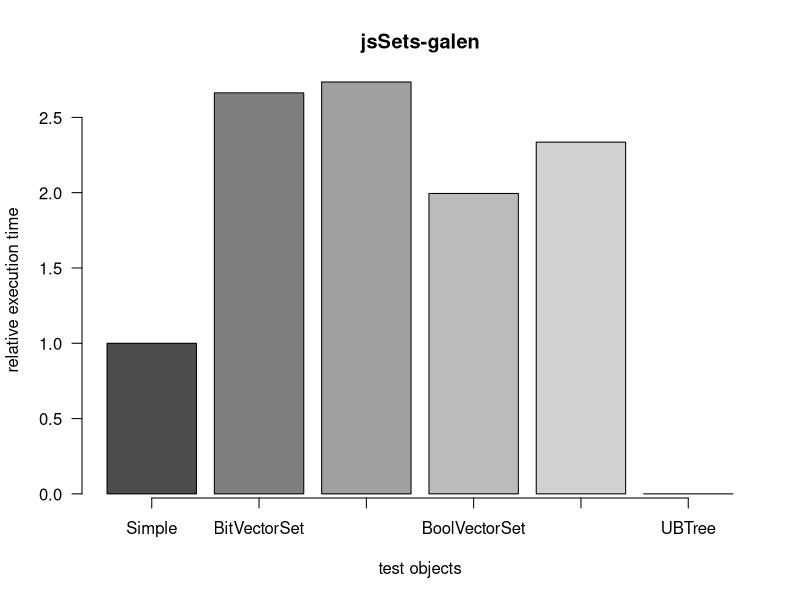
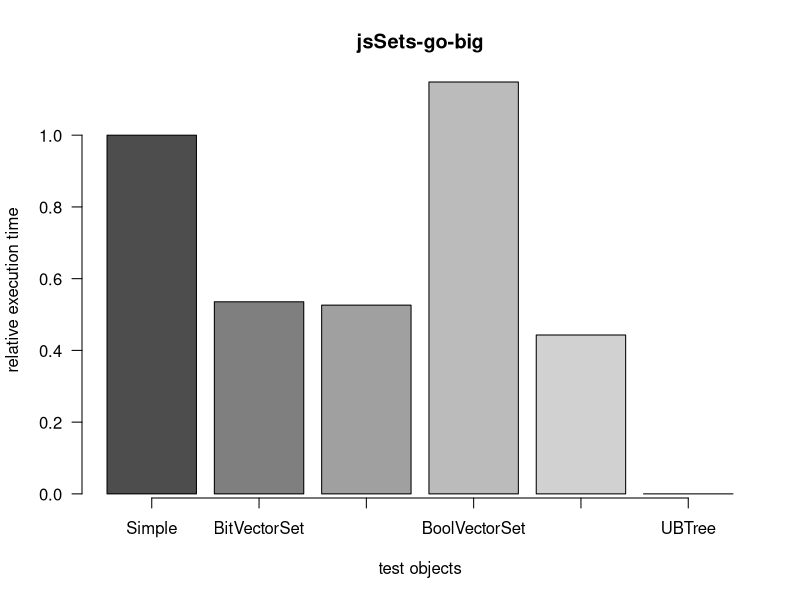
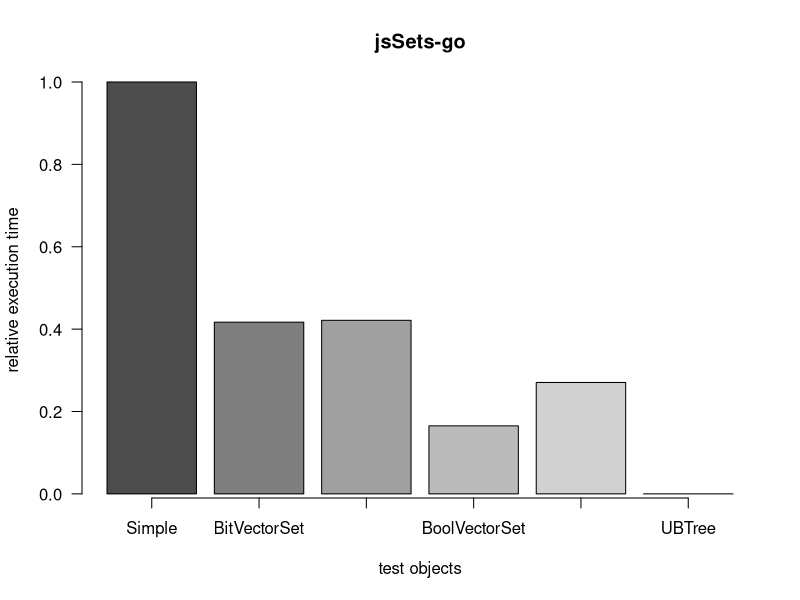
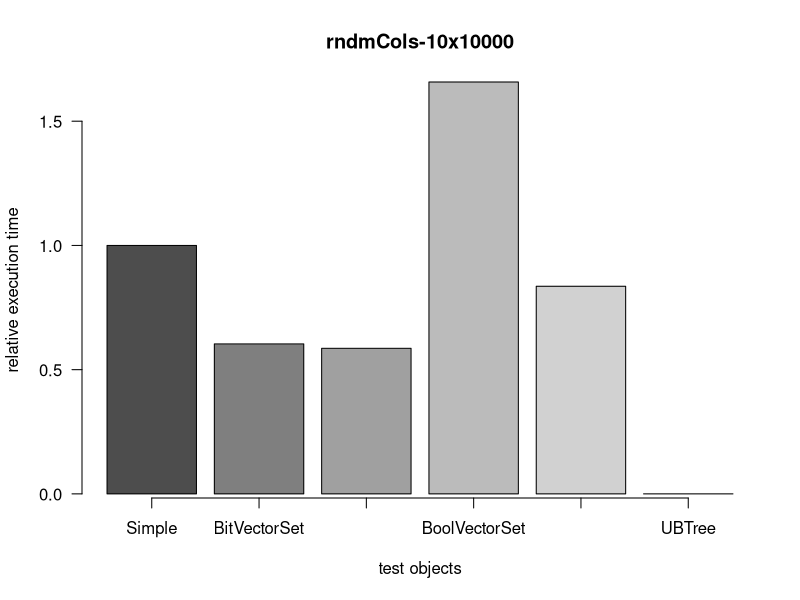
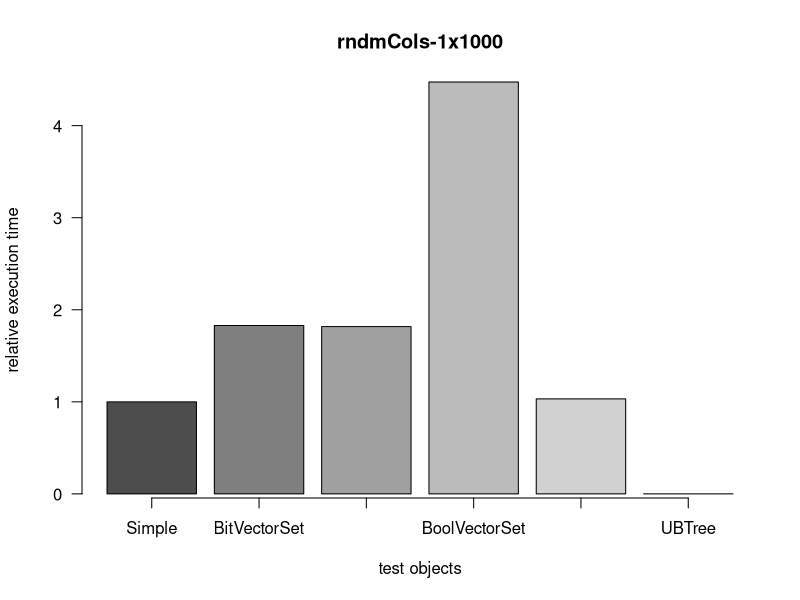
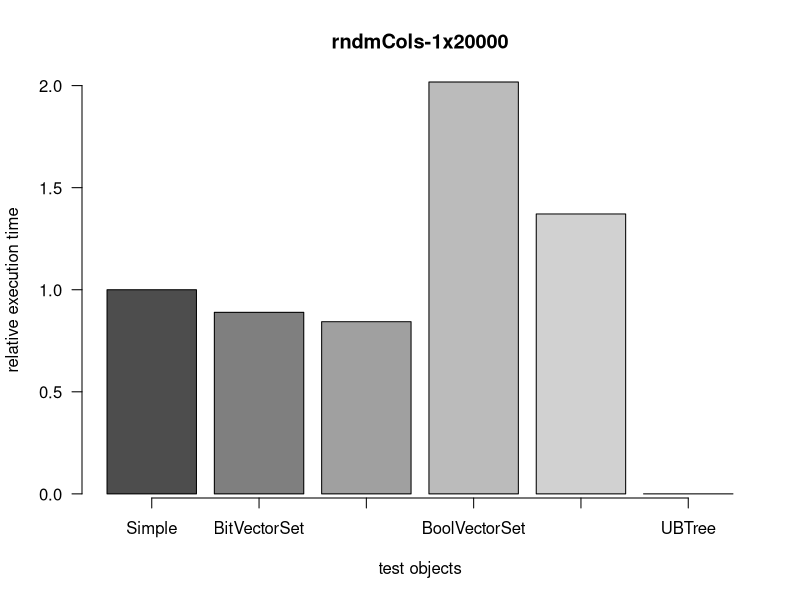

Generate these figures, in order, with R:
# read results
results <- read.csv("results.csv")
# number of tested set representation objects
objectNum <- ncol(results) - 1

# number of tested files
fileNum <- nrow(results)
# names of tested files
fileNames <- results[, 1]

# show results in relation to first entry
for (i in 1:fileNum) {
  results[i, 2:ncol(results)] <-
    results[i, 2:ncol(results)] / results[i, 2]
}

# plot results
for (i in 1:fileNum) {
  # create pdf for plot
  pdf(paste0("plots/plot_", fileNames[i], ".pdf"), width = 10)
  barplot(
    unlist(results[i, 2:(objectNum + 1)]),
    xlab = "test objects",
    ylab = "relative execution time",
    main = fileNames[i],
    col = grey.colors(objectNum),
    axes = TRUE,
    axis.lty = 1,
    las = 1
  )
}

dev.off()
